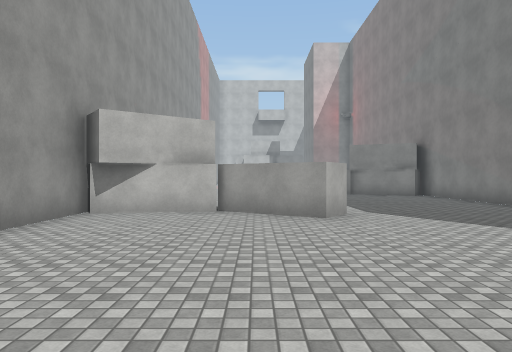
view 1 (above)

23 first-person views from a walk through a 3-D level made in the Unity game engine. The camera is 1.5 m above the floor, looks level and sees 70° across. The floor is counted in squares, 2 m on a side. Each view is taken from the middle of a square. On the plan, view 1 faces up. The plan holds only what a view shows up to about 11 squares ahead; the rest is blank. The place goes on beyond the plan. The player character is not drawn. Surface patterns are stand-ins for the level's own textures.

view 2
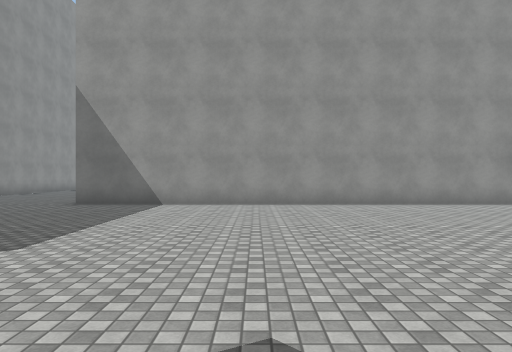

view 3
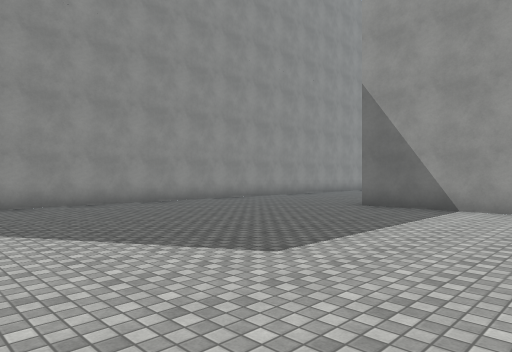

view 4
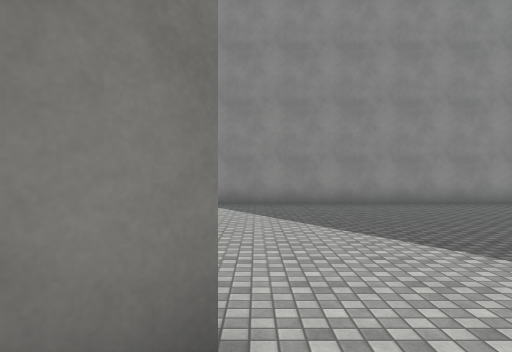

view 5
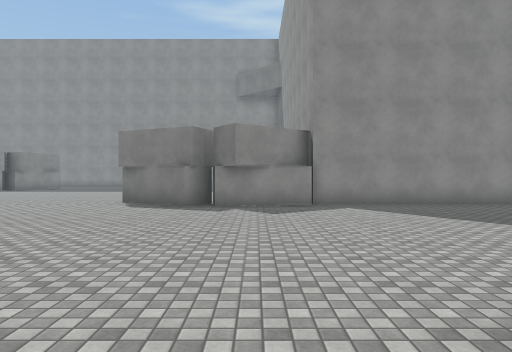

view 6
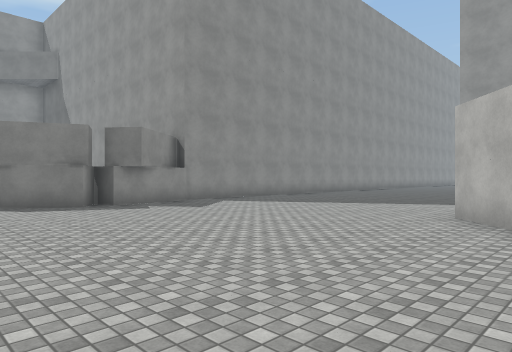

view 7
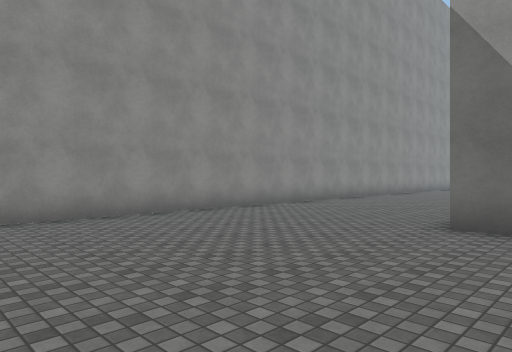

view 8
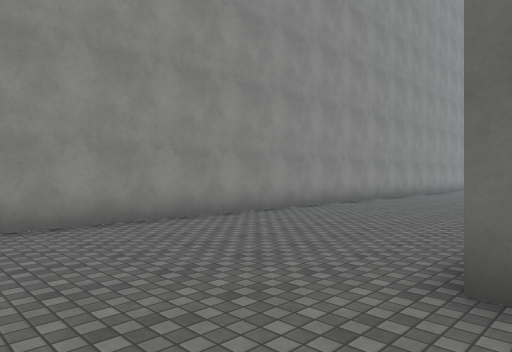

view 9
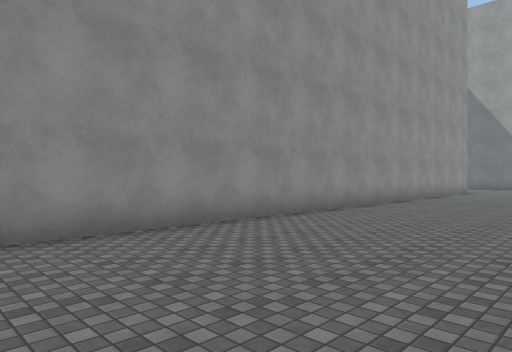

view 10
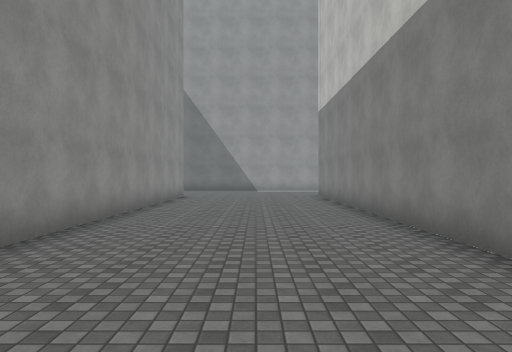

view 11
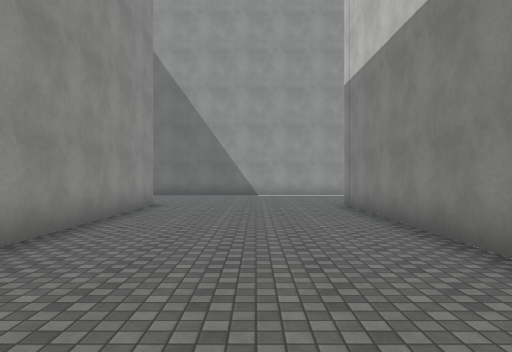

view 12
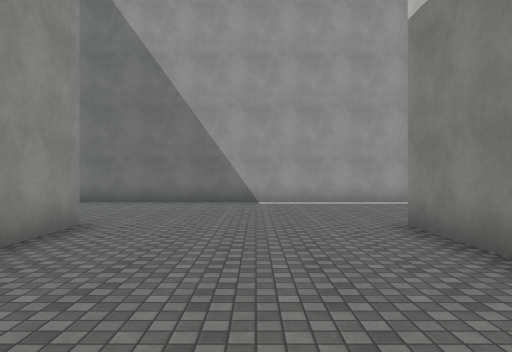

view 13
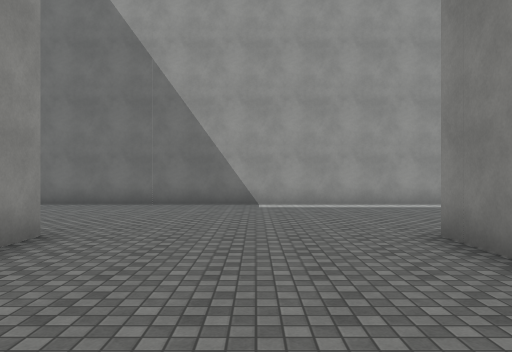

view 14
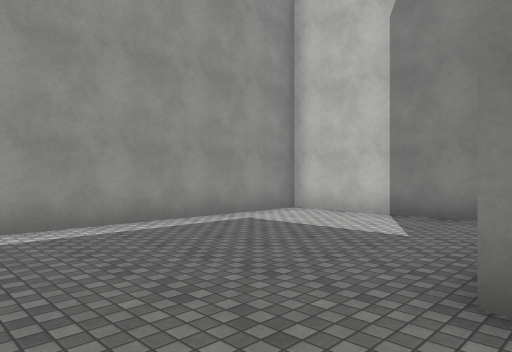

view 15
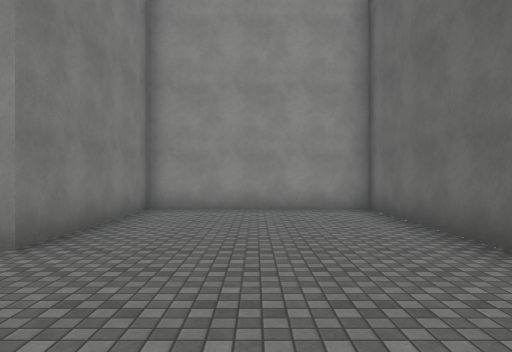

view 16
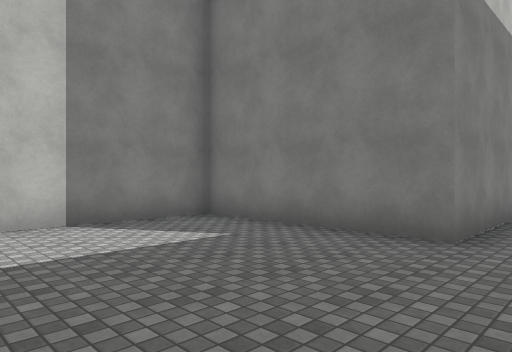

view 17
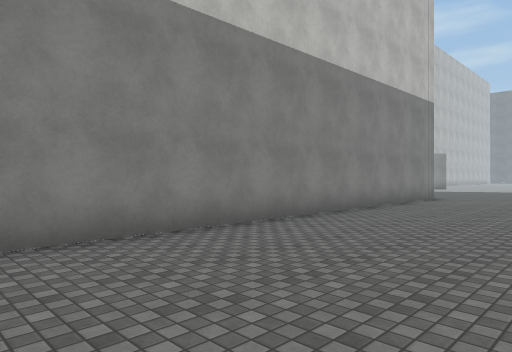

view 18
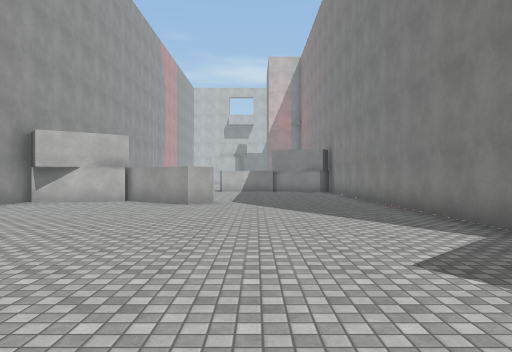

view 19
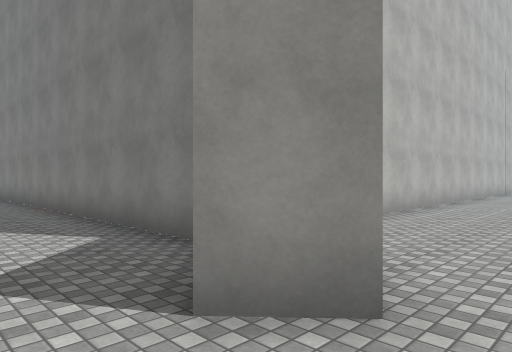

view 20
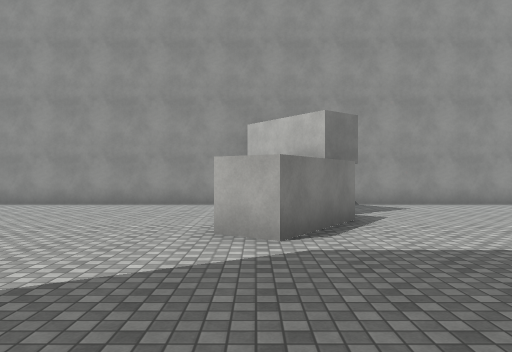

view 21
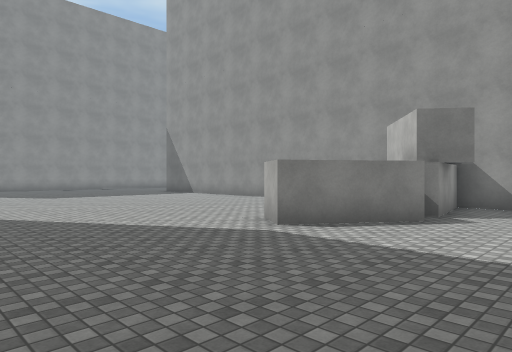

view 22
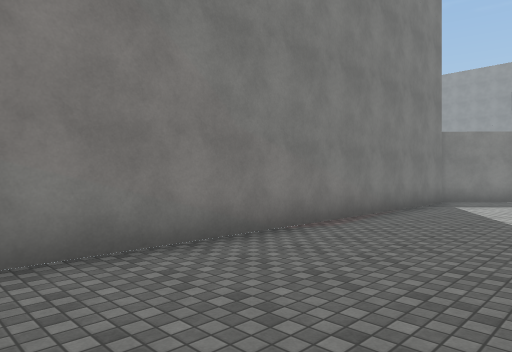

view 23
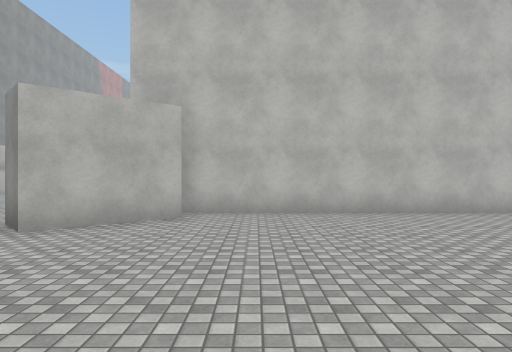

### Floor plan
Points are (right, up) in squares from view 1. A wall is a line through its corners. A room is listed if a view was taken in it or the views show most of it. See-through windows are left out.
Room 1 (views 1, 2, 3, 4, 5, 6, 7, 8, 9, 10, 11, 12, 13, 14, 15, 16, 17, 18, 19, 20, 21, 22, 23)
walls: (-4.8, -4.7) (-23.6, -4.7) (-23.6, -0.2) (-28.5, -0.2) (-28.5, -14.2) (-23.6, -14.2) (-23.6, -9.7) (6.5, -9.7); (6.5, 0.2) (6.5, 11); (-3.5, 7.7) (-3.5, -4.8); (-0.8, 7.7) (-3.4, 7.2); (7.7, -0.4) (5.8, -2.1) (5.1, -1.4) (6.6, 0); (6.6, -9.5) (9, -9.1) (9.2, -9.9) (9.8, -9) (11.9, -10.5); (-0.3, 8.7) (1.8, 7.3) (1.2, 6.5) (-0.8, 7.9); (-3.5, 11.5) (-3.5, 8.2) (-1, 8.7); (13.5, 0.3) (7.5, 0.3)
ways out: opening at (12.5, -9.5)

Where each view was taken, in squares from view 1:
view 1: 0 up, 0 right, facing up
view 2: 0 up, 6 right, facing left
view 3: 0 up, 5 right, facing down-left
view 4: 0 up, 5 right, facing down
view 5: 0 up, 8 right, facing down
view 6: 0 up, 13 right, facing down-left
view 7: 3 down, 2 right, facing down-left
view 8: 4 down, 1 left, facing down-left
view 9: 5 down, 6 left, facing down-left
view 10: 7 down, 10 left, facing left
view 11: 7 down, 14 left, facing left
view 12: 7 down, 18 left, facing left
view 13: 7 down, 19 left, facing left
view 14: 7 down, 23 left, facing up-left
view 15: 6 down, 26 left, facing down
view 16: 6 down, 28 left, facing up-right
view 17: 9 down, 16 left, facing up-right
view 18: 3 down, 3 right, facing up
view 19: 3 down, 4 right, facing up-right
view 20: 7 up, 6 right, facing left
view 21: 11 up, 6 right, facing down-left
view 22: 11 up, 3 right, facing down-right
view 23: 7 down, 9 right, facing up
